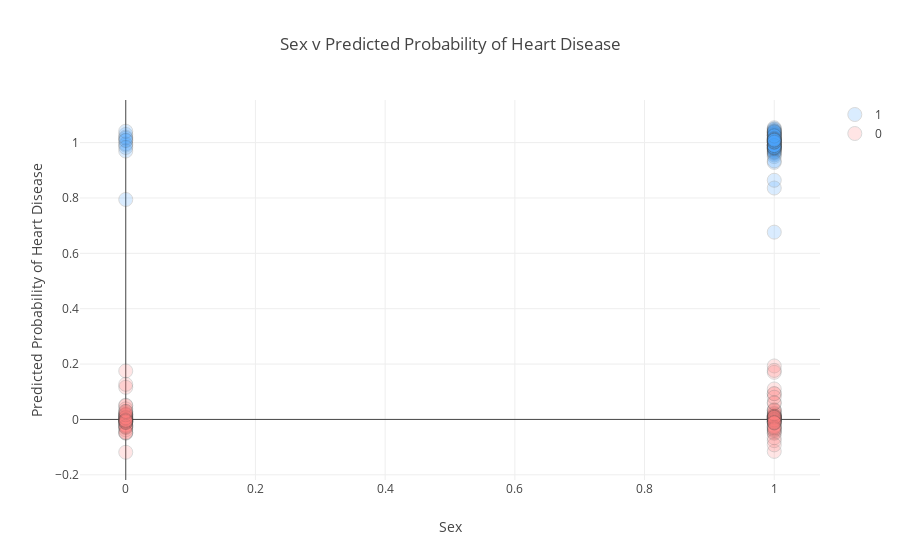

Notebook code for this chart:
### Code cell
# Plot for age v probability of heart disease
heart_disease_present2 = go.Scatter(
    x = present.sex,
    y = present.predictions,
    mode = 'markers', 
    name = "1",
    marker = dict(size= 14,
            color = '#4da6ff',
            line = dict(width = 1),
            opacity = 0.2
    )
)

heart_disease_not_present2 = go.Scatter(
    x = notPresent.sex,
    y = notPresent.predictions,
    mode = 'markers',
    name = '0',
    marker = dict(size= 14,
            color = '#ff8080',
            line = dict(width = 1),
            opacity = 0.2      
)
)
data2 = [heart_disease_present2,heart_disease_not_present2]
    
layout2 = dict(title= 'Sex v Predicted Probability of Heart Disease',
    hovermode= 'closest',
    xaxis= dict(
        title= 'Sex',
    ),
    yaxis=dict(
        title= ' Predicted Probability of Heart Disease',
    )
)

fig = go.Figure(data=data2, layout=layout2)
iplot(fig)

### Figure 1 — Plotly figure (JSON) as saved in the notebook; plotly's stock layout.template omitted (floating-point values rounded to 4 significant figures)
{"data": [{"marker": {"color": "#4da6ff", "line": {"width": 1}, "opacity": 0.2, "size": 14}, "mode": "markers", "name": "1", "type": "scatter", "uid": "195d0600-649f-4c91-99ba-bd913ee94bd3", "x": [1, 1, 0, 1, 1, 1, 1, 1, 1, 0, 1, 0, 1, 1, 1, 1, 1, 1, 1, 1, 0, 1, 1, 1, 0, 1, 1, 1, 1, 1, 0, 1, 1, 1, 1, 1, 1, 1, 1, 1, 1, 1, 1, 1, 1, 1, 1, 1, 1, 0, 1, 1, 1, 1, 1, 1, 1, 0, 1, 1, 1, 1, 1, 1, 1, 1, 0, 1, 1, 1, 0, 1, 1, 1, 1, 1, 1, 1, 0, 1], "y": [1.002, 1.039, 0.991, 0.9601, 1.036, 0.9916, 0.9944, 0.9791, 1.05, 1.029, 1.027, 1.009, 0.9904, 1.054, 1.043, 0.9913, 1.027, 1.016, 0.9494, 0.976, 0.7945, 1.048, 0.9557, 1.029, 0.9955, 0.9858, 0.9693, 1.038, 1.006, 0.9904, 1.02, 1.025, 0.9783, 1.0, 0.9639, 0.9722, 1.016, 1.034, 0.9664, 1.031, 1.002, 0.9929, 1.018, 1.043, 1.011, 0.9805, 1.01, 0.9835, 0.836, 1.016, 1.026, 1.039, 0.9813, 0.9765, 1.012, 0.9891, 1.004, 0.9697, 0.9842, 0.9893, 1.003, 1.006, 0.6766, 0.9286, 0.9825, 1.008, 1.041, 1.015, 0.9338, 1.013, 1.007, 0.9889, 1.003, 0.8641, 1.008, 1.01, 1.024, 1.001, 0.9826, 1.009]}, {"marker": {"color": "#ff8080", "line": {"width": 1}, "opacity": 0.2, "size": 14}, "mode": "markers", "name": "0", "type": "scatter", "uid": "fe5a0e9e-bc78-48a1-ae49-46a566b62118", "x": [1, 0, 1, 1, 0, 1, 1, 0, 0, 1, 0, 1, 0, 1, 1, 0, 0, 1, 1, 1, 0, 1, 1, 0, 0, 1, 0, 0, 0, 0, 1, 0, 0, 1, 1, 1, 0, 0, 0, 1, 0, 1, 1, 1, 0, 0, 1, 0, 0, 1, 1, 0, 0, 0, 1, 1, 0, 0, 1, 0, 0, 0, 0, 1, 1, 1, 0, 1, 1, 1, 0, 1, 1, 0, 0, 1, 1, 0, 0, 1, 1, 1, 1, 1, 0, 1, 1, 1, 0, 0, 1, 1, 1, 0, 1, 1, 1, 1, 1, 0], "y": [0.0151, 0.01775, 0.01229, -0.05036, -0.02773, 0.02401, 0.005833, -0.0005595, 0.000717, 0.01284, -0.04957, -0.02568, -0.006509, -0.007386, 0.00202, 0.0002693, 0.175, 0.01063, 0.09297, 0.01156, -0.03759, 0.03252, -0.004005, -0.02054, 0.0179, 0.01303, -0.02131, -0.009392, 0.01205, 0.00896, 0.003696, 0.003909, 0.01991, 0.03557, 0.001453, -0.04235, 0.01363, -0.02397, 0.1161, 0.004698, 0.05134, -0.0482, -0.06631, 0.004979, 0.004001, -0.008148, -0.008089, 0.04946, -0.008619, -0.1155, 0.1932, -0.04861, -0.002338, -0.004799, 0.003207, -0.013, 0.03814, 0.008311, -0.029, -0.02627, -0.1186, -0.02932, -0.01151, 0.006839, 0.03196, 0.05897, -0.04625, 0.1701, 0.00959, 0.007765, -0.004103, 0.09296, -0.005443, 0.1268, -0.01061, 0.0005422, -0.006684, 0.00576, 0.02861, -0.0244, -0.01061, 0.00768, -0.03861, -0.07677, 0.01672, -0.002096, 0.06065, 0.02008, 0.02415, -0.002087, 0.177, -0.09192, 0.11, 0.02893, -0.03015, -0.01052, -0.03463, 0.08026, -0.01265, -0.006245]}], "layout": {"hovermode": "closest", "title": "Sex v Predicted Probability of Heart Disease", "xaxis": {"title": "Sex"}, "yaxis": {"title": " Predicted Probability of Heart Disease"}}}
